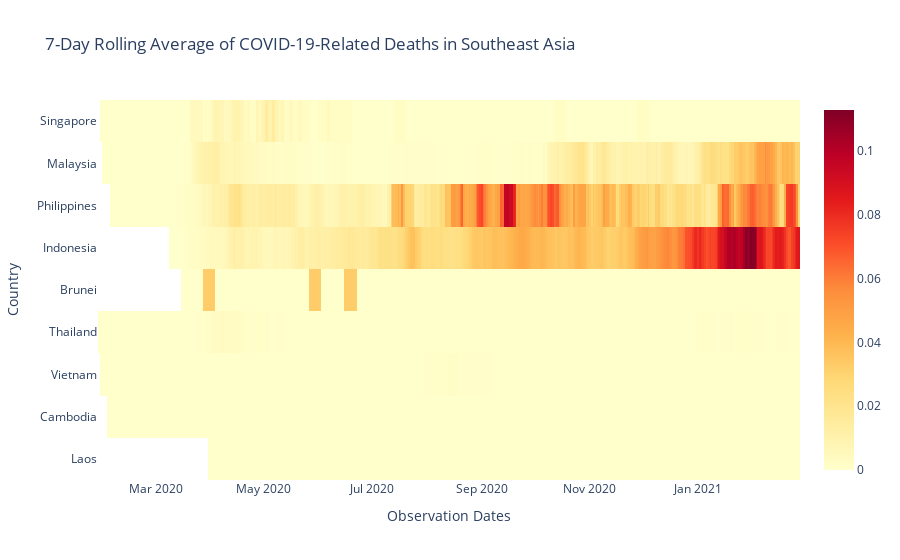

Notebook cell for this chart:
### Markdown cell above
Finally, we construct a dynamic heatmap map for the daily number of deaths per 100,000.

<i>Note that this is an interactive map. Hovering on regions or adjusting the range slider allows for a more granular look at the data.</i>

### Code cell
fig = go.Figure(data = go.Heatmap(z = se_asia['Daily Deaths per 100k (7-Day Rolling Average)'],
                                  y = se_asia['Country/Region'],
                                  x = se_asia['ObservationDate'],
                                  colorscale = "YlOrRd"))

fig.update_layout({'plot_bgcolor': 'rgba(0, 0, 0, 0)'},
                 title = "7-Day Rolling Average of COVID-19-Related Deaths in Southeast Asia",
                 xaxis_title = "Observation Dates",
                 yaxis_title = "Country")

fig.show()

### Figure 1 — Plotly figure (JSON) as saved in the notebook; plotly's stock layout.template omitted (floating-point values rounded to 4 significant figures; data arrays with more than 128 entries replaced by an {"elided": "..."} marker saying what was removed)
{"data": [{"colorscale": [[0, "rgb(255,255,204)"], [0.125, "rgb(255,237,160)"], [0.25, "rgb(254,217,118)"], [0.375, "rgb(254,178,76)"], [0.5, "rgb(253,141,60)"], [0.625, "rgb(252,78,42)"], [0.75, "rgb(227,26,28)"], [0.875, "rgb(189,0,38)"], [1, "rgb(128,0,38)"]], "type": "heatmap", "x": {"elided": "3399 str values"}, "y": {"elided": "3399 str values"}, "z": {"elided": "3399 float values"}}], "layout": {"plot_bgcolor": "rgba(0, 0, 0, 0)", "title": {"text": "7-Day Rolling Average of COVID-19-Related Deaths in Southeast Asia"}, "xaxis": {"title": {"text": "Observation Dates"}}, "yaxis": {"title": {"text": "Country"}}}}
